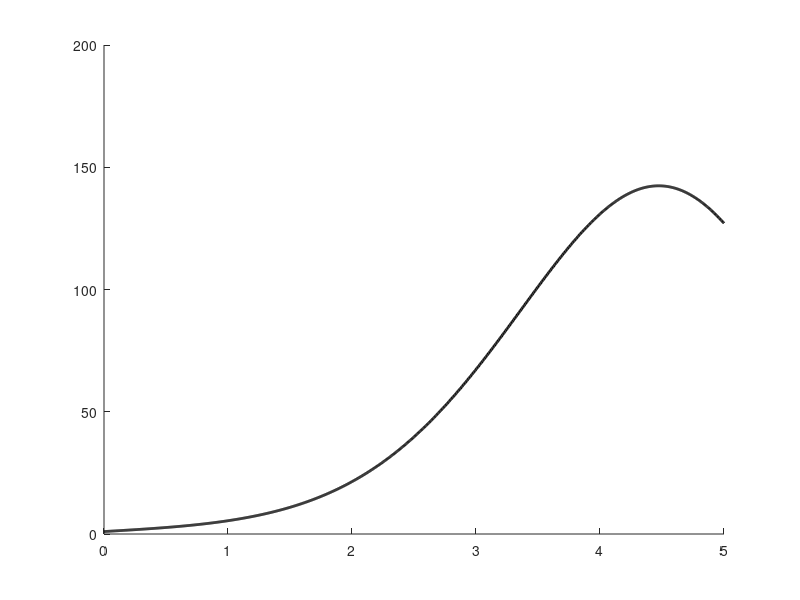

This figure's MATLAB source: (Note: this script raises an error after producing the figure.)
% naloga 3

f = @(t,y)  6*t + y*sin(t);
Y0 = [1;3];

% Y = [y; y']
F = @(t,Y) [Y(2); f(t,Y(1))];

figure
hold on
t = linspace(0,5,1001);

% Vgrajena metoda ode45 (predpisemo toleranco racunanja)
[~,Y] = ode45(F, t,Y0,odeset('RelTol',10^(-10),'AbsTol',10^(-10)));
plot(t,Y(:,1),'k','linewidth',2)

%Trapezna metoda
[t,Y] = Trapezno(F, 0, 5, Y0, 1/2);
plot(t,Y(1,:),'ro--','linewidth',2)



